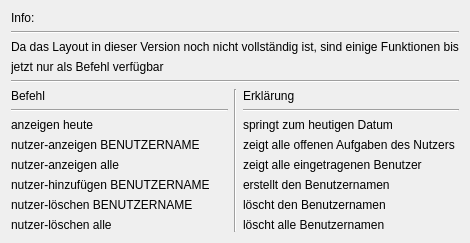
<?xml version="1.0" encoding="UTF-8"?>
<ui version="4.0">
 <class>HelpDialog</class>
 <widget class="QDialog" name="HelpDialog">
  <property name="geometry">
   <rect>
    <x>0</x>
    <y>0</y>
    <width>417</width>
    <height>243</height>
   </rect>
  </property>
  <property name="windowTitle">
   <string>Dialog</string>
  </property>
  <layout class="QVBoxLayout" name="verticalLayout">
   <item>
    <widget class="QLabel" name="label">
     <property name="text">
      <string>Info:</string>
     </property>
    </widget>
   </item>
   <item>
    <widget class="Line" name="line">
     <property name="orientation">
      <enum>Qt::Horizontal</enum>
     </property>
    </widget>
   </item>
   <item>
    <widget class="QLabel" name="label_2">
     <property name="text">
      <string>Da das Layout in dieser Version noch nicht vollständig ist, sind einige Funktionen bis</string>
     </property>
    </widget>
   </item>
   <item>
    <widget class="QLabel" name="label_3">
     <property name="text">
      <string>jetzt nur als Befehl verfügbar</string>
     </property>
    </widget>
   </item>
   <item>
    <widget class="Line" name="line_2">
     <property name="orientation">
      <enum>Qt::Horizontal</enum>
     </property>
    </widget>
   </item>
   <item>
    <layout class="QHBoxLayout" name="horizontalLayout">
     <item>
      <layout class="QVBoxLayout" name="verticalLayout_3">
       <item>
        <widget class="QLabel" name="label_4">
         <property name="text">
          <string>Befehl</string>
         </property>
        </widget>
       </item>
       <item>
        <widget class="Line" name="line_5">
         <property name="orientation">
          <enum>Qt::Horizontal</enum>
         </property>
        </widget>
       </item>
       <item>
        <widget class="QLabel" name="label_8">
         <property name="text">
          <string>anzeigen heute</string>
         </property>
        </widget>
       </item>
       <item>
        <widget class="QLabel" name="label_7">
         <property name="text">
          <string>nutzer-anzeigen BENUTZERNAME</string>
         </property>
        </widget>
       </item>
       <item>
        <widget class="QLabel" name="label_14">
         <property name="text">
          <string>nutzer-anzeigen alle</string>
         </property>
        </widget>
       </item>
       <item>
        <widget class="QLabel" name="label_9">
         <property name="text">
          <string>nutzer-hinzufügen BENUTZERNAME</string>
         </property>
        </widget>
       </item>
       <item>
        <widget class="QLabel" name="label_6">
         <property name="text">
          <string>nutzer-löschen BENUTZERNAME</string>
         </property>
        </widget>
       </item>
       <item>
        <widget class="QLabel" name="label_16">
         <property name="text">
          <string>nutzer-löschen alle</string>
         </property>
        </widget>
       </item>
      </layout>
     </item>
     <item>
      <widget class="Line" name="line_3">
       <property name="orientation">
        <enum>Qt::Vertical</enum>
       </property>
      </widget>
     </item>
     <item>
      <layout class="QVBoxLayout" name="verticalLayout_2">
       <item>
        <widget class="QLabel" name="label_5">
         <property name="text">
          <string>Erklärung</string>
         </property>
        </widget>
       </item>
       <item>
        <widget class="Line" name="line_4">
         <property name="orientation">
          <enum>Qt::Horizontal</enum>
         </property>
        </widget>
       </item>
       <item>
        <widget class="QLabel" name="label_10">
         <property name="text">
          <string>springt zum heutigen Datum</string>
         </property>
        </widget>
       </item>
       <item>
        <widget class="QLabel" name="label_12">
         <property name="text">
          <string>zeigt alle offenen Aufgaben des Nutzers</string>
         </property>
        </widget>
       </item>
       <item>
        <widget class="QLabel" name="label_15">
         <property name="text">
          <string>zeigt alle eingetragenen Benutzer</string>
         </property>
        </widget>
       </item>
       <item>
        <widget class="QLabel" name="label_13">
         <property name="text">
          <string>erstellt den Benutzernamen</string>
         </property>
        </widget>
       </item>
       <item>
        <widget class="QLabel" name="label_11">
         <property name="text">
          <string>löscht den Benutzernamen</string>
         </property>
        </widget>
       </item>
       <item>
        <widget class="QLabel" name="label_17">
         <property name="text">
          <string>löscht alle Benutzernamen</string>
         </property>
        </widget>
       </item>
      </layout>
     </item>
    </layout>
   </item>
   <item>
    <spacer name="verticalSpacer">
     <property name="orientation">
      <enum>Qt::Vertical</enum>
     </property>
     <property name="sizeHint" stdset="0">
      <size>
       <width>20</width>
       <height>40</height>
      </size>
     </property>
    </spacer>
   </item>
  </layout>
 </widget>
 <resources/>
 <connections/>
</ui>
